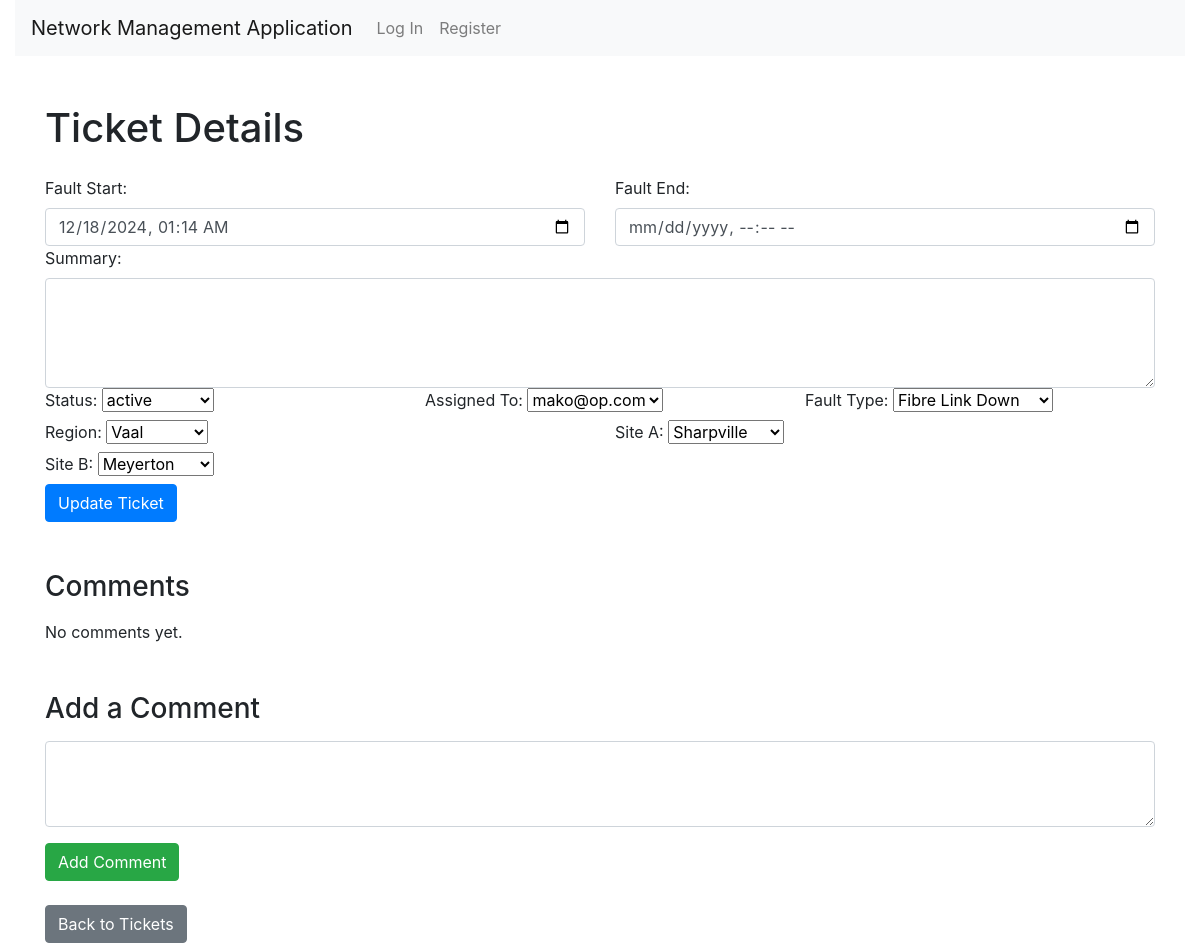
The page /tickets/4/details/ on the database as committed earlier.
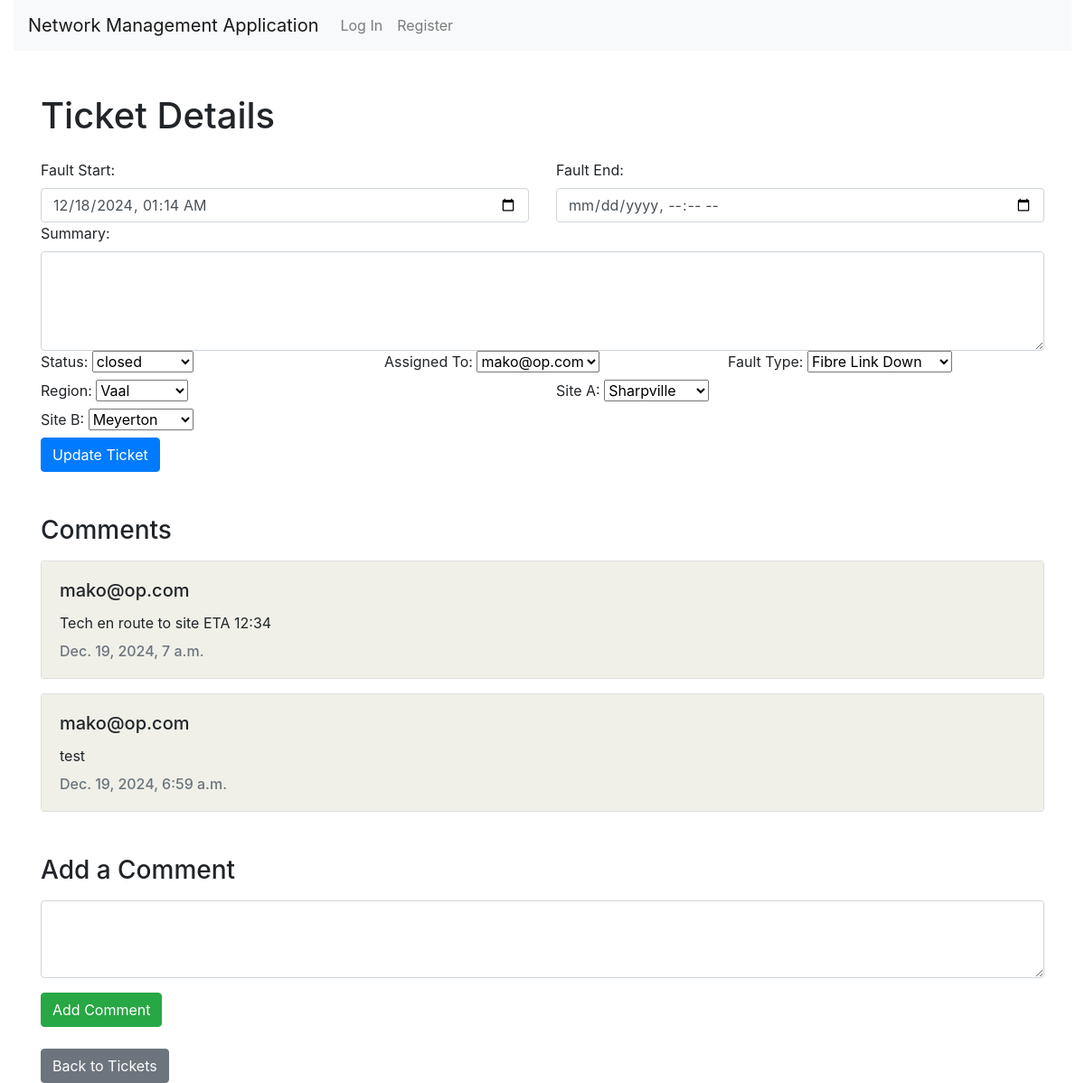
The same page on the database as committed later.
### nms/models.py (models this page shows, shortened)
class Ticket(models.Model):
    fault_start = models.CharField(max_length=255, null=True, blank=True)
    fault_end = models.CharField(max_length=255, null=True, blank=True)
    summary = models.TextField(null=True, blank=True)
    status = models.ForeignKey('TicketStatus', on_delete=models.CASCADE, related_name='tickets', default=1)
    created_at = models.DateTimeField(auto_now_add=True)
    assigned_to = models.ForeignKey(User, on_delete=models.CASCADE, related_name='tickets', null=True, blank=True)
    fault_type = models.ForeignKey(FaultType, on_delete=models.CASCADE, related_name='tickets', null=True, blank=True)
    region = models.ForeignKey(Region, on_delete=models.CASCADE, related_name='tickets', null=True, blank=True)
    site_A = models.ForeignKey(Site, on_delete=models.CASCADE, related_name='site_A_tickets', null=True, blank=True)
    site_B = models.ForeignKey(Site, on_delete=models.CASCADE, related_name='site_B_tickets', null=True, blank=True)

class TicketStatus(models.Model):
    name = models.CharField(max_length=50, unique=True)

class User(AbstractUser):
    ROLES = (
        ('noc', 'NOC Staff'),
        ('technician', 'Technician'),
        ('manager', 'Manager'),
        ('client', 'Client')
    )
    role = models.CharField(max_length=50, choices=ROLES, default='client')

class FaultType(models.Model):
    name = models.CharField(max_length=100, unique=True)

class Region(models.Model):
    name = models.CharField(max_length=100, unique=True)

class Site(models.Model):
    name = models.CharField(max_length=100, unique=True)
    region = models.ForeignKey(Region, on_delete=models.CASCADE, related_name='sites')

class Comment(models.Model):
    ticket = models.ForeignKey(Ticket, on_delete=models.CASCADE, related_name='comments')
    user = models.ForeignKey(User, on_delete=models.CASCADE)
    content = models.TextField()
    created_date = models.DateTimeField(auto_now_add=True)

### nms/views.py (the view)
# urls.py: path('tickets/<int:ticket_id>/details/', views.view_ticket, name='view_ticket'),
def view_ticket(request, ticket_id):
    ticket = get_object_or_404(Ticket, id=ticket_id)
    comments = ticket.comments.select_related('user').order_by('-created_date')
    statuses = TicketStatus.objects.all()
    fault_types = FaultType.objects.all()
    regions = Region.objects.all()
    sites = Site.objects.all()
    users = User.objects.all()
    return render(request, 'nms/view_ticket.html', {
        'ticket': ticket,
        'statuses': statuses,
        'fault_types': fault_types,
        'regions': regions,
        'sites': sites,
        'users': users,
        'comments': comments
    })

### nms/templates/nms/view_ticket.html (shortened to what the changed rows need)
{% extends "nms/layout.html" %}
{% block body %}
<div class="container mt-5">
    <h1 class="mb-4">Ticket Details</h1>
    <form id="edit-ticket-form" class="row g-3" action="{% url 'update_ticket' ticket.id %}">
        <div class="col-md-6">
            <label for="fault_start" class="form-label">Fault Start:</label>
            <input type="datetime-local" class="form-control" id="fault_start" name="fault_start" value="{{ ticket.fault_start }}">
        </div>
        <div class="col-md-6">
            <label for="fault_end" class="form-label">Fault End:</label>
            <input type="datetime-local" class="form-control" id="fault_end" name="fault_end" value="{{ ticket.fault_end }}">
        </div>
        <div class="col-md-4">
            <label for="status" class="form-label">Status:</label>
            <select class="form-select" id="status" name="status">
                {% for status in statuses %}
                <option value="{{ status.id }}" {% if ticket.status.id == status.id %}selected{% endif %}>
                    {{ status.name }}
                </option>
                {% endfor %}
            </select>
        </div>
        <div class="col-md-4">
            <label for="assigned_to" class="form-label">Assigned To:</label>
            <select class="form-select" id="assigned_to" name="assigned_to">
                {% for user in users %}
                <option value="{{ user.id }}" {% if ticket.assigned_to.id == user.id %}selected{% endif %}>
                    {{ user.username }}
                </option>
                {% endfor %}
            </select>
        </div>
        <div class="col-md-4">
            <label for="fault_type" class="form-label">Fault Type:</label>
            <select class="form-select" id="fault_type" name="fault_type">
                {% for fault_type in fault_types %}
                <option value="{{ fault_type.id }}" {% if ticket.fault_type.id == fault_type.id %}selected{% endif %}>
                    {{ fault_type.name }}
                </option>
                {% endfor %}
            </select>
        </div>
        <div class="col-md-6">
            <label for="region" class="form-label">Region:</label>
            <select class="form-select" id="region" name="region">
                {% for region in regions %}
                <option value="{{ region.id }}" {% if ticket.region.id == region.id %}selected{% endif %}>
                    {{ region.name }}
                </option>
                {% endfor %}
            </select>
        </div>
        <div class="col-md-6">
            <label for="site_A" class="form-label">Site A:</label>
            <select class="form-select" id="site_A" name="site_A">
                {% for site in sites %}
                <option value="{{ site.id }}" {% if ticket.site_A.id == site.id %}selected{% endif %}>
                    {{ site.name }}
                </option>
                {% endfor %}
            </select>
        </div>
        <div class="col-md-6">
            <label for="site_B" class="form-label">Site B:</label>
            <select class="form-select" id="site_B" name="site_B">
                {% for site in sites %}
                <option value="{{ site.id }}" {% if ticket.site_B.id == site.id %}selected{% endif %}>
                    {{ site.name }}
                </option>
                {% endfor %}
            </select>
        </div>
    </form>
    <div id="comments-section" class="mt-3">
        {% for comment in comments %}
        <div class="card mb-3">
            <div class="card-body comment">
                <h5 class="card-title">{{ comment.user.username }}</h5>
                <p class="card-text mt-2">{{ comment.content }}</p>
                <h6 class="card-subtitle text-muted">{{ comment.created_date }}</h6>
            </div>
        </div>
        {% empty %}
        <p>No comments yet.</p>
        {% endfor %}
    </div>
</div>
{% endblock %}

Rows that differ between the two databases and show on the page:
changed Ticket "mako@op.com": status "active" → "closed"
added Comment: user.username "mako@op.com", content "Tech en route to site ETA 12:34", created_date "Dec. 19, 2024, 7 a.m."
added Comment: user.username "mako@op.com", content "test", created_date "Dec. 19, 2024, 6:59 a.m."
Other text that changed with them:
text no longer shown: "No comments yet."
